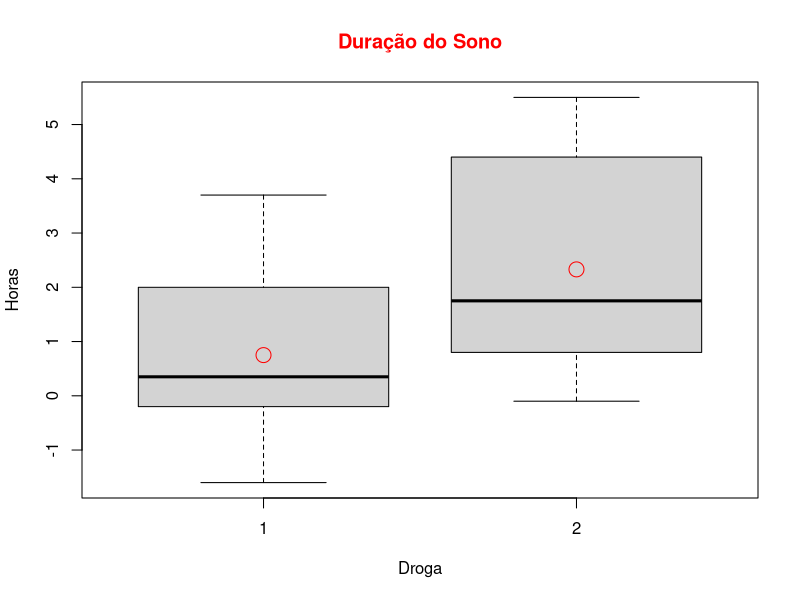
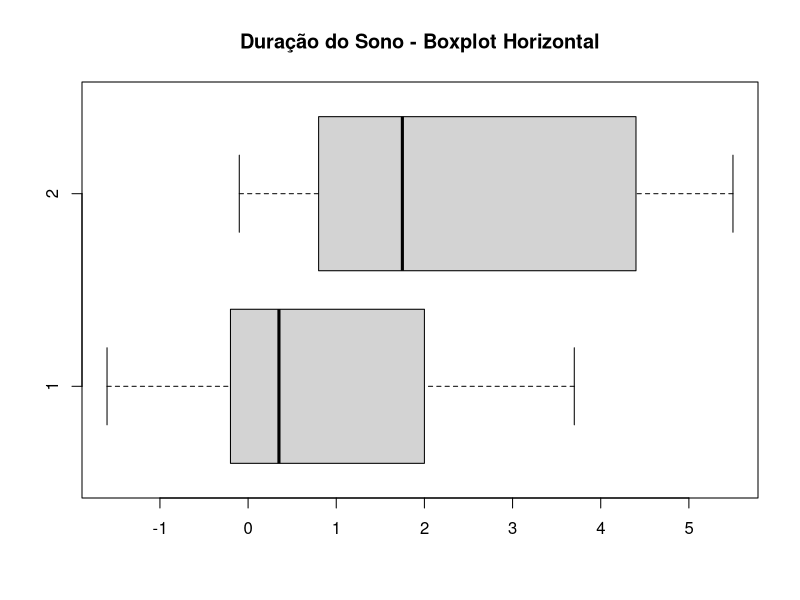
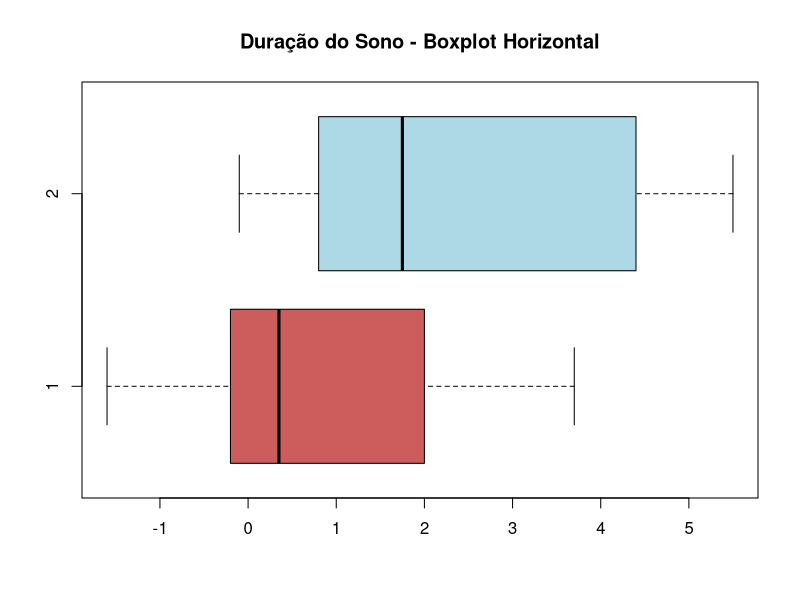

Write the R code that produced these figures, in order.
# Configurando o diretório de trabalho
setwd("C:/Users/gusta/DSA-Data-Science/Big Data Analytics com R e Microsoft Azure Machine Learning/Cap04")
getwd()
windows(width = 15, height = 10)

# Vamos usar o dataset sleep
?sleep

attach(sleep) # permite usar as variáveis do dataset sem precisar referenciar o dataset
View(sleep)

# Cria o boxplot
sleep_boxplot <- boxplot(extra ~ group, data = sleep, main = "Duração do Sono",
                         col.main = "red", xlab = "Droga", ylab = "Horas")

# Calculando a média
media = by(extra, group, mean)
media

# Adiciona a média ao gráfico
points(media, col = "red", cex = 2)

# Boxplot na horizontal
horizontal_boxplot <- boxplot(extra ~ group, data = sleep, main = "Duração do Sono - Boxplot Horizontal",
                              xlab = "", ylab = "", horizontal = TRUE)

horizontal_boxplot <- boxplot(extra ~ group, data = sleep, main = "Duração do Sono - Boxplot Horizontal",
                              xlab = "", ylab = "", horizontal = TRUE, col = c("indianred", "lightblue"))
